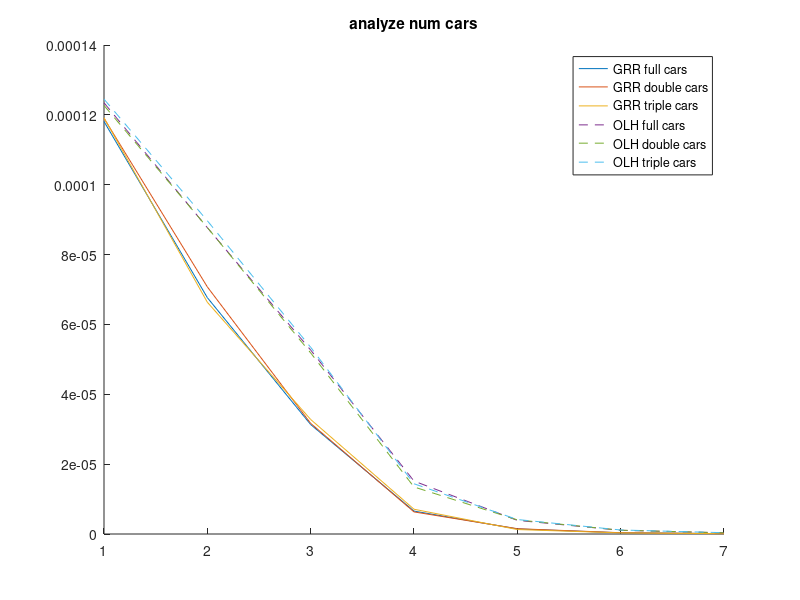

Reproduce this figure in MATLAB.
clc
clear
load("GRR_f_est_epsilon_phoenix_100_20EE_V2.mat")
f_hat(size(all_f_est,1),size(all_f_est,2),size(all_f_est,3))=0;
for k=1:size(all_f_est,4)
    for i=1:size(all_f_est,1)
        for j=1:size(all_f_est,2)
            for e=1:size(all_f_est,3)
                f_hat(i,j,e)=f_hat(i,j,e)+all_f_est(i,j,e,k);
            end
        end
    end
end
f_hat=f_hat/size(all_f_est,4);
for e=1:size(all_f_est,3)
    f_hat(:,:,e)=abs(f_hat(:,:,e))/(sum(sum(abs(f_hat(:,:,e)))));
end
f_true_bar(size(all_f_est,1),size(all_f_est,2),size(all_f_est,3))=0;
for k=1:size(all_f_est,4)
    for i=1:size(all_f_est,1)
        for j=1:size(all_f_est,2)
            for e=1:size(all_f_est,3)
                f_true_bar(i,j,e)=f_true_bar(i,j,e)+all_f_truth(i,j,e,k);
            end
        end
    end
end
f_true_bar=f_true_bar/size(all_f_est,4);
for e=1:size(all_f_est,3)
    f_true_bar(:,:,e)=(f_true_bar(:,:,e))/(sum(sum((f_true_bar(:,:,e)))));
end
S(1,size(all_f_est,3))=0;
for e=1:size(all_f_est,3)
    for i=1:size(all_f_est,1)
        for j=1:size(all_f_est,2)
            S(1,e)=S(1,e)+(f_true_bar(i,j,e)-f_hat(i,j,e)).^2;
            f_true_bar(i,j,e)
            f_hat(i,j,e)
        end
    end
end
S=S/(size(f_est,1)*size(f_est,2));
figure(1)
clf
hold on
plot(S)
load("GRR_f_est_epsilon_phoenix_100_20EE_double_V2.mat")
f_hat(size(all_f_est,1),size(all_f_est,2),size(all_f_est,3))=0;
for k=1:size(all_f_est,4)
    for i=1:size(all_f_est,1)
        for j=1:size(all_f_est,2)
            for e=1:size(all_f_est,3)
                f_hat(i,j,e)=f_hat(i,j,e)+all_f_est(i,j,e,k);
            end
        end
    end
end
f_hat=f_hat/size(all_f_est,4);
for e=1:size(all_f_est,3)
    f_hat(:,:,e)=abs(f_hat(:,:,e))/(sum(sum(abs(f_hat(:,:,e)))));
end
f_true_bar(size(all_f_est,1),size(all_f_est,2),size(all_f_est,3))=0;
for k=1:size(all_f_est,4)
    for i=1:size(all_f_est,1)
        for j=1:size(all_f_est,2)
            for e=1:size(all_f_est,3)
                f_true_bar(i,j,e)=f_true_bar(i,j,e)+all_f_truth(i,j,e,k);
            end
        end
    end
end
f_true_bar=f_true_bar/size(all_f_est,4);
for e=1:size(all_f_est,3)
    f_true_bar(:,:,e)=(f_true_bar(:,:,e))/(sum(sum((f_true_bar(:,:,e)))));
end
S(1,size(all_f_est,3))=0;
for e=1:size(all_f_est,3)
    for i=1:size(all_f_est,1)
        for j=1:size(all_f_est,2)
            S(1,e)=S(1,e)+(f_true_bar(i,j,e)-f_hat(i,j,e)).^2;
            f_true_bar(i,j,e)
            f_hat(i,j,e)
        end
    end
end
S=S/(size(f_est,1)*size(f_est,2));
plot(S)
load("GRR_f_est_epsilon_phoenix_100_20EE_triple_V2.mat")
f_hat(size(all_f_est,1),size(all_f_est,2),size(all_f_est,3))=0;
for k=1:size(all_f_est,4)
    for i=1:size(all_f_est,1)
        for j=1:size(all_f_est,2)
            for e=1:size(all_f_est,3)
                f_hat(i,j,e)=f_hat(i,j,e)+all_f_est(i,j,e,k);
            end
        end
    end
end
f_hat=f_hat/size(all_f_est,4);
for e=1:size(all_f_est,3)
    f_hat(:,:,e)=abs(f_hat(:,:,e))/(sum(sum(abs(f_hat(:,:,e)))));
end
f_true_bar(size(all_f_est,1),size(all_f_est,2),size(all_f_est,3))=0;
for k=1:size(all_f_est,4)
    for i=1:size(all_f_est,1)
        for j=1:size(all_f_est,2)
            for e=1:size(all_f_est,3)
                f_true_bar(i,j,e)=f_true_bar(i,j,e)+all_f_truth(i,j,e,k);
            end
        end
    end
end
f_true_bar=f_true_bar/size(all_f_est,4);
for e=1:size(all_f_est,3)
    f_true_bar(:,:,e)=(f_true_bar(:,:,e))/(sum(sum((f_true_bar(:,:,e)))));
end
S(1,size(all_f_est,3))=0;
for e=1:size(all_f_est,3)
    for i=1:size(all_f_est,1)
        for j=1:size(all_f_est,2)
            S(1,e)=S(1,e)+(f_true_bar(i,j,e)-f_hat(i,j,e)).^2;
            f_true_bar(i,j,e)
            f_hat(i,j,e)
        end
    end
end
S=S/(size(f_est,1)*size(f_est,2));
plot(S)
%FINISHED GRR
load("OLH_f_est_epsilon_phoenix_100_20EE_V2.mat")
f_hat(size(all_f_est,1),size(all_f_est,2),size(all_f_est,3))=0;
for k=1:size(all_f_est,4)
    for i=1:size(all_f_est,1)
        for j=1:size(all_f_est,2)
            for e=1:size(all_f_est,3)
                f_hat(i,j,e)=f_hat(i,j,e)+all_f_est(i,j,e,k);
            end
        end
    end
end
f_hat=f_hat/size(all_f_est,4);
for e=1:size(all_f_est,3)
    f_hat(:,:,e)=abs(f_hat(:,:,e))/(sum(sum(abs(f_hat(:,:,e)))));
end
f_true_bar(size(all_f_est,1),size(all_f_est,2),size(all_f_est,3))=0;
for k=1:size(all_f_est,4)
    for i=1:size(all_f_est,1)
        for j=1:size(all_f_est,2)
            for e=1:size(all_f_est,3)
                f_true_bar(i,j,e)=f_true_bar(i,j,e)+all_f_truth(i,j,e,k);
            end
        end
    end
end
f_true_bar=f_true_bar/size(all_f_est,4);
for e=1:size(all_f_est,3)
    f_true_bar(:,:,e)=(f_true_bar(:,:,e))/(sum(sum((f_true_bar(:,:,e)))));
end
S(1,size(all_f_est,3))=0;
for e=1:size(all_f_est,3)
    for i=1:size(all_f_est,1)
        for j=1:size(all_f_est,2)
            S(1,e)=S(1,e)+(f_true_bar(i,j,e)-f_hat(i,j,e)).^2;
            f_true_bar(i,j,e)
            f_hat(i,j,e)
        end
    end
end
S=S/(size(f_est,1)*size(f_est,2));
% figure(1)
% clf
% hold on
plot(S,'LineStyle','--')
load("OLH_f_est_epsilon_phoenix_100_20EE_double_V2.mat")
f_hat(size(all_f_est,1),size(all_f_est,2),size(all_f_est,3))=0;
for k=1:size(all_f_est,4)
    for i=1:size(all_f_est,1)
        for j=1:size(all_f_est,2)
            for e=1:size(all_f_est,3)
                f_hat(i,j,e)=f_hat(i,j,e)+all_f_est(i,j,e,k);
            end
        end
    end
end
f_hat=f_hat/size(all_f_est,4);
for e=1:size(all_f_est,3)
    f_hat(:,:,e)=abs(f_hat(:,:,e))/(sum(sum(abs(f_hat(:,:,e)))));
end
f_true_bar(size(all_f_est,1),size(all_f_est,2),size(all_f_est,3))=0;
for k=1:size(all_f_est,4)
    for i=1:size(all_f_est,1)
        for j=1:size(all_f_est,2)
            for e=1:size(all_f_est,3)
                f_true_bar(i,j,e)=f_true_bar(i,j,e)+all_f_truth(i,j,e,k);
            end
        end
    end
end
f_true_bar=f_true_bar/size(all_f_est,4);
for e=1:size(all_f_est,3)
    f_true_bar(:,:,e)=(f_true_bar(:,:,e))/(sum(sum((f_true_bar(:,:,e)))));
end
S(1,size(all_f_est,3))=0;
for e=1:size(all_f_est,3)
    for i=1:size(all_f_est,1)
        for j=1:size(all_f_est,2)
            S(1,e)=S(1,e)+(f_true_bar(i,j,e)-f_hat(i,j,e)).^2;
            f_true_bar(i,j,e)
            f_hat(i,j,e)
        end
    end
end
S=S/(size(f_est,1)*size(f_est,2));
plot(S,'LineStyle','--')
load("OLH_f_est_epsilon_phoenix_100_20EE_triple_V2.mat")
f_hat(size(all_f_est,1),size(all_f_est,2),size(all_f_est,3))=0;
for k=1:size(all_f_est,4)
    for i=1:size(all_f_est,1)
        for j=1:size(all_f_est,2)
            for e=1:size(all_f_est,3)
                f_hat(i,j,e)=f_hat(i,j,e)+all_f_est(i,j,e,k);
            end
        end
    end
end
f_hat=f_hat/size(all_f_est,4);
for e=1:size(all_f_est,3)
    f_hat(:,:,e)=abs(f_hat(:,:,e))/(sum(sum(abs(f_hat(:,:,e)))));
end
f_true_bar(size(all_f_est,1),size(all_f_est,2),size(all_f_est,3))=0;
for k=1:size(all_f_est,4)
    for i=1:size(all_f_est,1)
        for j=1:size(all_f_est,2)
            for e=1:size(all_f_est,3)
                f_true_bar(i,j,e)=f_true_bar(i,j,e)+all_f_truth(i,j,e,k);
            end
        end
    end
end
f_true_bar=f_true_bar/size(all_f_est,4);
for e=1:size(all_f_est,3)
    f_true_bar(:,:,e)=(f_true_bar(:,:,e))/(sum(sum((f_true_bar(:,:,e)))));
end
S(1,size(all_f_est,3))=0;
for e=1:size(all_f_est,3)
    for i=1:size(all_f_est,1)
        for j=1:size(all_f_est,2)
            S(1,e)=S(1,e)+(f_true_bar(i,j,e)-f_hat(i,j,e)).^2;
            f_true_bar(i,j,e)
            f_hat(i,j,e)
        end
    end
end
S=S/(size(f_est,1)*size(f_est,2));
plot(S,'LineStyle','--')
legend({'GRR full cars','GRR double cars','GRR triple cars','OLH full cars','OLH double cars','OLH triple cars'})
title('analyze num cars')
